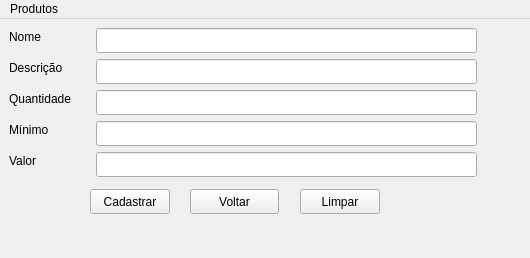
<?xml version="1.0" encoding="UTF-8"?>
<ui version="4.0">
 <class>cadProdutos</class>
 <widget class="QMainWindow" name="cadProdutos">
  <property name="geometry">
   <rect>
    <x>0</x>
    <y>0</y>
    <width>530</width>
    <height>258</height>
   </rect>
  </property>
  <property name="windowTitle">
   <string>Cadastro de Produtos</string>
  </property>
  <widget class="QWidget" name="centralwidget">
   <widget class="QLineEdit" name="lineNome">
    <property name="geometry">
     <rect>
      <x>96</x>
      <y>9</y>
      <width>381</width>
      <height>25</height>
     </rect>
    </property>
   </widget>
   <widget class="QLabel" name="label">
    <property name="geometry">
     <rect>
      <x>9</x>
      <y>9</y>
      <width>42</width>
      <height>17</height>
     </rect>
    </property>
    <property name="text">
     <string>Nome</string>
    </property>
   </widget>
   <widget class="QLabel" name="label_2">
    <property name="geometry">
     <rect>
      <x>9</x>
      <y>40</y>
      <width>66</width>
      <height>17</height>
     </rect>
    </property>
    <property name="text">
     <string>Descrição</string>
    </property>
   </widget>
   <widget class="QLabel" name="label_3">
    <property name="geometry">
     <rect>
      <x>9</x>
      <y>71</y>
      <width>81</width>
      <height>17</height>
     </rect>
    </property>
    <property name="text">
     <string>Quantidade</string>
    </property>
   </widget>
   <widget class="QLabel" name="label_4">
    <property name="geometry">
     <rect>
      <x>9</x>
      <y>102</y>
      <width>51</width>
      <height>17</height>
     </rect>
    </property>
    <property name="text">
     <string>Mínimo</string>
    </property>
   </widget>
   <widget class="QLabel" name="label_5">
    <property name="geometry">
     <rect>
      <x>9</x>
      <y>133</y>
      <width>36</width>
      <height>17</height>
     </rect>
    </property>
    <property name="text">
     <string>Valor</string>
    </property>
   </widget>
   <widget class="QLineEdit" name="lineDescricao">
    <property name="geometry">
     <rect>
      <x>96</x>
      <y>40</y>
      <width>381</width>
      <height>25</height>
     </rect>
    </property>
   </widget>
   <widget class="QLineEdit" name="lineQtd">
    <property name="geometry">
     <rect>
      <x>96</x>
      <y>71</y>
      <width>381</width>
      <height>25</height>
     </rect>
    </property>
   </widget>
   <widget class="QLineEdit" name="lineQtdMin">
    <property name="geometry">
     <rect>
      <x>96</x>
      <y>102</y>
      <width>381</width>
      <height>25</height>
     </rect>
    </property>
   </widget>
   <widget class="QLineEdit" name="lineValor">
    <property name="geometry">
     <rect>
      <x>96</x>
      <y>133</y>
      <width>381</width>
      <height>25</height>
     </rect>
    </property>
   </widget>
   <widget class="QPushButton" name="btnLimpar">
    <property name="geometry">
     <rect>
      <x>300</x>
      <y>170</y>
      <width>80</width>
      <height>25</height>
     </rect>
    </property>
    <property name="text">
     <string>Limpar</string>
    </property>
   </widget>
   <widget class="QPushButton" name="btnCadastrar">
    <property name="geometry">
     <rect>
      <x>90</x>
      <y>170</y>
      <width>80</width>
      <height>25</height>
     </rect>
    </property>
    <property name="text">
     <string>Cadastrar</string>
    </property>
   </widget>
   <widget class="QPushButton" name="btnVoltar">
    <property name="geometry">
     <rect>
      <x>190</x>
      <y>170</y>
      <width>89</width>
      <height>25</height>
     </rect>
    </property>
    <property name="text">
     <string>Voltar</string>
    </property>
   </widget>
  </widget>
  <widget class="QMenuBar" name="menubar">
   <property name="geometry">
    <rect>
     <x>0</x>
     <y>0</y>
     <width>530</width>
     <height>22</height>
    </rect>
   </property>
   <widget class="QMenu" name="menuProdutos">
    <property name="title">
     <string>Produtos</string>
    </property>
    <addaction name="actionConsultar"/>
    <addaction name="actionSair"/>
   </widget>
   <addaction name="menuProdutos"/>
  </widget>
  <action name="actionCadastrar">
   <property name="text">
    <string>Cadastrar</string>
   </property>
  </action>
  <action name="actionSair">
   <property name="text">
    <string>Sair</string>
   </property>
  </action>
  <action name="actionConsultar">
   <property name="text">
    <string>Consultar</string>
   </property>
  </action>
 </widget>
 <resources/>
 <connections/>
</ui>
